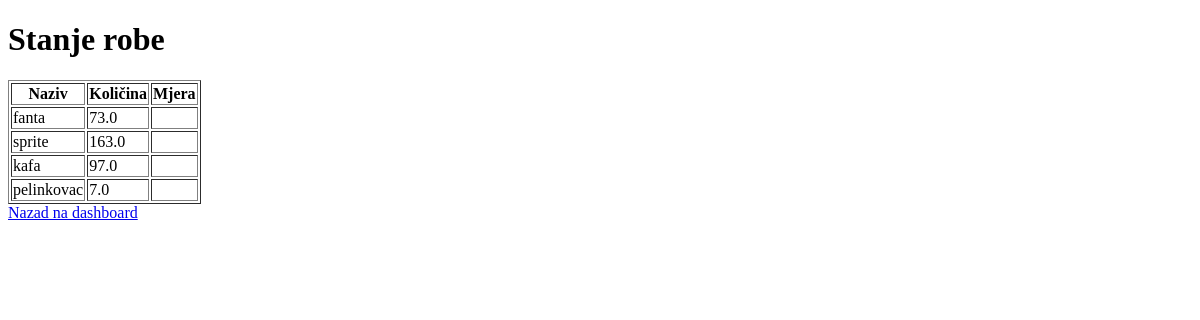
The app's page /korisnici/izvjestaj/stanje-robe/ (signed in), older data.
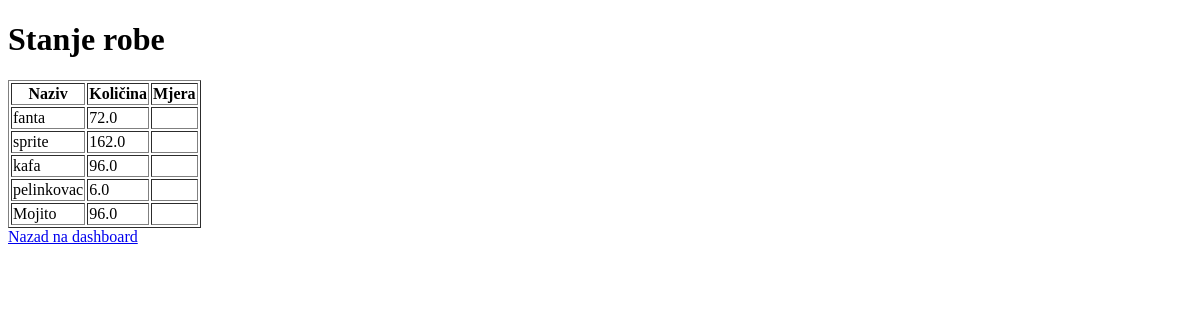
The same page, newer data.
### lager/models.py (models this page shows, shortened)
class Sirovina(models.Model):
    naziv = models.CharField(max_length=100)
    jedinica_mjere = models.CharField(max_length=20)
    kolicina = models.FloatField()

### korisnici/views.py (the view)
# urls.py: path('izvjestaj/stanje-robe/', views.izvjestaj_stanje_roba, name='izvjestaj_stanje_roba'),
@login_required
def izvjestaj_stanje_roba(request):
    sirovine = Sirovina.objects.all()
    return render(request, 'korisnici/izvjestaj_stanje_roba.html', {
        'sirovine': sirovine
    })

### korisnici/templates/korisnici/izvjestaj_stanje_roba.html (shortened to what this page needs)
<!DOCTYPE html>
<html lang="sr">
<head>
</head>
<body>
    <h1>Stanje robe</h1>
    <table border="1">
        <tr>
            <th>Naziv</th>
            <th>Količina</th>
            <th>Mjera</th>
        </tr>
        {% for s in sirovine %}
        <tr>
            <td>{{ s.naziv }}</td>
            <td>{{ s.kolicina }}</td>
            <td>{{ s.mjerna_jedinica }}</td>
        </tr>
        {% endfor %}
    </table>
    <a href="{% url 'dashboard' %}">Nazad na dashboard</a>
</body>
</html>

Row changes from the older to the newer data that the page shows:
changed Sirovina "fanta": kolicina "73.0" → "72.0"
changed Sirovina "sprite": kolicina "163.0" → "162.0"
changed Sirovina "kafa": kolicina "97.0" → "96.0"
changed Sirovina "pelinkovac": kolicina "7.0" → "6.0"
added Sirovina: naziv "Mojito", kolicina "96.0"
